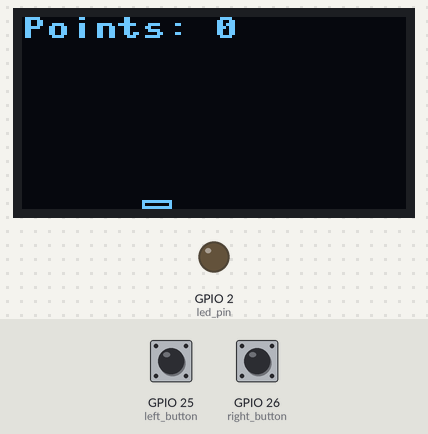
Simulated run of this program. Board: ESP32 board running MicroPython. On the bench: 128×64 one-colour display, output pins drawn as LEDs (lit = HIGH). The inputs (shaded band) are chosen by the test bench; at power-on: GPIO 25 (left_button) LOW, GPIO 26 (right_button) LOW. Random numbers come from a fixed seed; library files of the repository ran but are not shown: ssd1306.py; pins used as bus, display or sensor lines are not drawn.

Above: at 1.2 s.
1.3 s: GPIO 25 (left_button) pulled HIGH for 0.15 s
At 3.21 s:
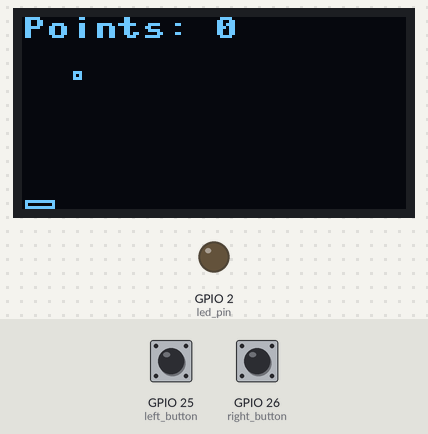
At 4.3 s:
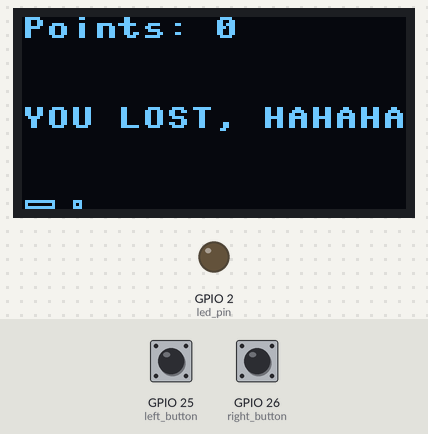
Timing chart, 0 to 5.8 s (numbered marks = the images above; inputs shaded):
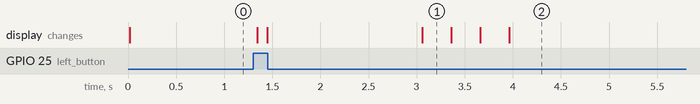

The program:

main.py
```python
from machine import SPI, SoftSPI, Pin, Timer
import time
import ssd1306
import random

from usr.util import *

SCREEN_THRESHOLD = 16
SCREEN_HEIGHT = 64
SCREEN_WIDTH = 128

#Controls
left_button = Pin(25, Pin.IN, Pin.PULL_DOWN)
right_button = Pin(26, Pin.IN, Pin.PULL_DOWN)
led_pin = Pin(2, Pin.OUT)

#Init display
spi = SPI(1, baudrate=500000, polarity=1, phase=0, sck=Pin(18), mosi=Pin(23), miso=Pin(19))
cs = Pin(5, Pin.OUT)
dc = Pin(17, Pin.OUT)
rst = Pin(16, Pin.OUT)
display = ssd1306.SSD1306_SPI(128, 64, spi, dc, rst, cs)

#Game
did_lost = False
points = 0
player_size = Size(width=10, height=3)
player_pos = Point(40, SCREEN_HEIGHT-player_size.height)

enemies_pos = []
enemy_size = Size(width=3, height=3)


tim = Timer(1)
tim.init(mode=Timer.PERIODIC, period=3000,
           callback=lambda t : enemies_pos.append(Point(x=random.randint(0, 100), y=SCREEN_THRESHOLD)))

def check_collision(rect1, rect2):
    x1, y1, w1, h1 = rect1.pos.x, rect1.pos.y, rect1.size.width, rect1.size.height
    x2, y2, w2, h2 = rect2.pos.x, rect2.pos.y, rect2.size.width, rect2.size.height

    if x1 + w1 <= x2 or x1 >= x2 + w2:
        return False
    if y1 + h1 <= y2 or y1 >= y2 + h2:
        return False

    return True

def update():
    global did_lost

    if did_lost:
        return

    #Update position
    if left_button.value():
        player_pos.x -= 0.5
    elif right_button.value():
        player_pos.x += 0.5

    #Update comets
    for enemy in enemies_pos:
        enemy.y += 0.1

    #Update collision
    for enemy in enemies_pos.copy():
        if check_collision(Rect(enemy, enemy_size), Rect(player_pos, player_size)):
            global points
            points += 1
            enemies_pos.remove(enemy)

        if enemy.y + enemy_size.height >= SCREEN_HEIGHT:
            did_lost = True


def render():
    global did_lost

    display.fill(0)
    rectangle(display, player_pos, player_size)

    for enemy in enemies_pos:
        rectangle(display, enemy, enemy_size)

    if did_lost:
        display.text("YOU LOST, HAHAHA", 0, 30, 1)
        tim.deinit()

    display.text(f"Points: {points}", 0,0,1)
    display.show()

while True:
    update()
    render()
```

util.py
```python
class Point:
    def __init__(self, x: float, y: float):
        self.x = x
        self.y = y

class Size:
    def __init__(self, width: float, height: float):
        self.width = width
        self.height = height

class Rect:
    def __init__(self, pos, size):
        self.pos = pos
        self.size = size

def rectangle(display, point, size):
    display.rect(int(point.x), int(point.y), int(size.width), int(size.height), 1)
```
